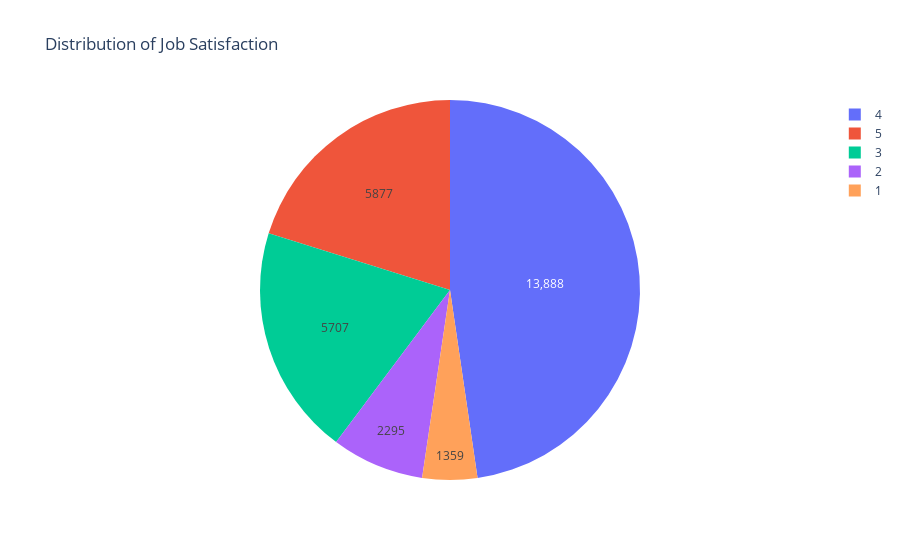

Here is the notebook cell this chart was saved with:
### Code cell
fig_pie = px.pie(
    names=jobsatscaled_counts.index,  # Categories from the index of the value_counts
    values=jobsatscaled_counts.values,  # Values from the value_counts
    title='Distribution of Job Satisfaction',
    labels={'value': 'Job Satisfaction Level', 'count': 'Count'},
    
)

fig_pie.update_traces(textinfo='value')
# Show the pie chart
fig_pie.show()

### Figure 1 — Plotly figure (JSON) as saved in the notebook; plotly's stock layout.template omitted (floating-point values rounded to 4 significant figures)
{"data": [{"domain": {"x": [0, 1], "y": [0, 1]}, "hovertemplate": "label=%{label}<br>value=%{value}<extra></extra>", "labels": [4, 5, 3, 2, 1], "legendgroup": "", "name": "", "showlegend": true, "textinfo": "value", "type": "pie", "values": [13888, 5877, 5707, 2295, 1359]}], "layout": {"legend": {"tracegroupgap": 0}, "title": {"text": "Distribution of Job Satisfaction"}}}
